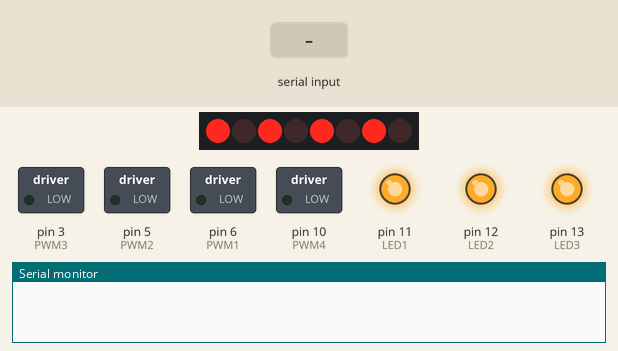
Bench run of a sketch on a simulated Arduino Uno, built with avr-gcc and run on an emulated ATmega328P. On the bench: 8 shift-register outputs drawn as a row of LEDs (first output left, lit = HIGH), switched loads named in the sketch (green lamp = pin HIGH), output pins drawn as LEDs (lit = HIGH), the last lines printed to the serial monitor. Wiring (inferred from the names in the program): shift register (74HC595): data pin 9; shift clock pin 7; latch pin 8. Wiring (inferred from the signals the program sends): row of LEDs: on Q0, Q1, Q2, Q3, Q4, Q5, Q6, Q7. The test bench sets the inputs (shaded band). Pins used as bus, display or sensor lines are not drawn.

Above: at 1.2 s.
1.3 s: "DOWN\n" received over Serial
At 1.9 s:
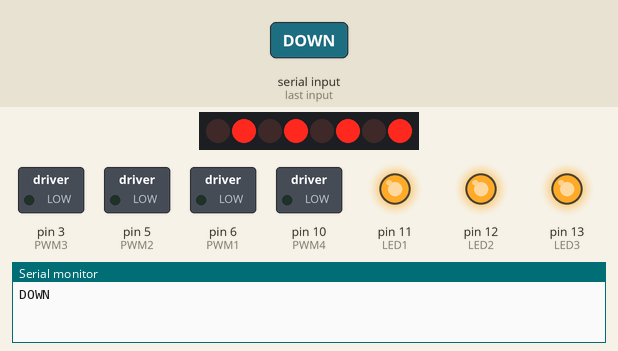
2.8 s: "LEFT\n" received over Serial
At 4.0 s:
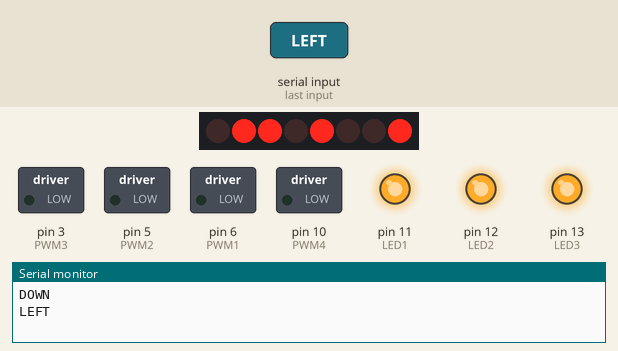
4.3 s: "RIGHT\n" received over Serial
At 5.5 s:
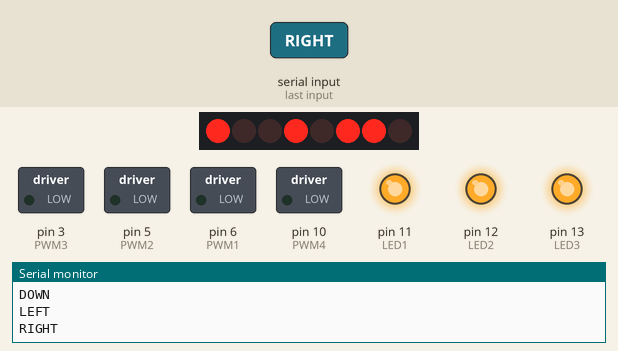
Timing chart, 0 to 7.3 s (numbered marks = the images above; inputs shaded):
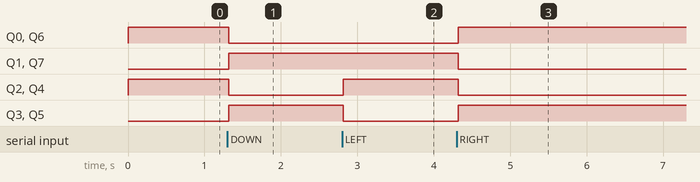

Measured:
- after the input at 1.3 s, Q0, Q2, Q4, Q6: HIGH → LOW at once; Q1, Q3, Q5, Q7: LOW → HIGH at once
- after the input at 2.8 s, Q2, Q4: LOW → HIGH at once; Q3, Q5: HIGH → LOW at once
- after the input at 4.3 s, Q0, Q3, Q5, Q6: LOW → HIGH at once; Q1, Q2, Q4, Q7: HIGH → LOW at once

The sketch:

arduino.ino
```cpp
#include <SoftwareSerial.h>


#define clockPin 7
#define latchPin  8    // Shift Register pins definition
#define dataPin  9

#define PWM4  10
#define PWM2  5    // PWN pins definition
#define PWM1  6
#define PWM3  3

const int UP = 1;
const int DOWN = 2;
const int LEFT = 3;
const int RIGHT  = 4;
const int UPR= 5;
const int UPL = 6;    // Constants
const int DL = 7;
const int DR = 8;
const int OP = 10;
const int OL = 9;
const int STOP = 12;

int readString;
int speed_= 200;
int serialData = 0;
int speedData = 0;
const int MAX_CMD_LENGTH = 10;
char cmd[MAX_CMD_LENGTH];
int cmdIndex;


int calculate(int s){
  if(s<0){
    return 0;           // Prevention from overflow
  }
  if(s>255){
    return 255;
  }
}

void up()
{
        digitalWrite(latchPin, LOW);
        shiftOut(dataPin, clockPin, MSBFIRST, B01010101 );
        digitalWrite(latchPin, HIGH);
        analogWrite(PWM1,calculate(speed_));
        analogWrite(PWM2,calculate(speed_));
        analogWrite(PWM3,calculate(speed_));
        analogWrite(PWM4,calculate(speed_));
}
void down()
{
        digitalWrite(latchPin, LOW);
        shiftOut(dataPin, clockPin, MSBFIRST, B10101010 );  //3124      10 - L | 01 - P
        digitalWrite(latchPin, HIGH);
        analogWrite(PWM1,calculate(speed_));
        analogWrite(PWM2,calculate(speed_));
        analogWrite(PWM3,calculate(speed_));
        analogWrite(PWM4,calculate(speed_));
}
void left()
{
        digitalWrite(latchPin, LOW);
        shiftOut(dataPin, clockPin, MSBFIRST, B10010110 );    //-1432
        digitalWrite(latchPin, HIGH);
        analogWrite(PWM1,calculate(speed_));
        analogWrite(PWM2,calculate(speed_));
        analogWrite(PWM3,calculate(speed_));
        analogWrite(PWM4,calculate(speed_));
}
void right()
{
        digitalWrite(latchPin, LOW);
        shiftOut(dataPin, clockPin, MSBFIRST, B01101001 );
        digitalWrite(latchPin, HIGH);
        analogWrite(PWM1,calculate(speed_));
        analogWrite(PWM2,calculate(speed_));
        analogWrite(PWM3,calculate(speed_));
        analogWrite(PWM4,calculate(speed_));
}
void rotate_left()
{
        digitalWrite(latchPin, LOW);
        shiftOut(dataPin, clockPin, MSBFIRST, B10100101 );
        digitalWrite(latchPin, HIGH);
        analogWrite(PWM1,calculate(speed_));
        analogWrite(PWM2,calculate(speed_));
        analogWrite(PWM3,calculate(speed_));
        analogWrite(PWM4,calculate(speed_));
}
void rotate_right()
{
        digitalWrite(latchPin, LOW);
        shiftOut(dataPin, clockPin, MSBFIRST, B01011010 );
        digitalWrite(latchPin, HIGH);
        analogWrite(PWM1,calculate(speed_));
        analogWrite(PWM2,calculate(speed_));
        analogWrite(PWM3,calculate(speed_));
        analogWrite(PWM4,calculate(speed_));
}
void up_right()
{
        digitalWrite(latchPin, LOW);
        shiftOut(dataPin, clockPin, MSBFIRST, B01010101 );
        digitalWrite(latchPin, HIGH);
        analogWrite(PWM1,calculate(speed_));
        analogWrite(PWM2,0);
        analogWrite(PWM3,calculate(speed_));
        analogWrite(PWM4,0);
}
void up_left()
{
        digitalWrite(latchPin, LOW);
        shiftOut(dataPin, clockPin, MSBFIRST, B10101010 );   // set up bit  -10p
        digitalWrite(latchPin, HIGH);                        // change rotate direction
        analogWrite(PWM1,0);
        analogWrite(PWM2,calculate(speed_));              // set up individual motors speed
        analogWrite(PWM3,0);
        analogWrite(PWM4,calculate(speed_));
}
void down_right()
{
        digitalWrite(latchPin, LOW);
        shiftOut(dataPin, clockPin, MSBFIRST, B10101010 );
        digitalWrite(latchPin, HIGH);
        analogWrite(PWM1,0);
        analogWrite(PWM2,calculate(speed_));
        analogWrite(PWM3,0);
        analogWrite(PWM4,calculate(speed_));
}
void down_left()
{
        digitalWrite(latchPin, LOW);
        shiftOut(dataPin, clockPin, MSBFIRST, B10101010 );
        digitalWrite(latchPin, HIGH);
        analogWrite(PWM1,calculate(speed_));
        analogWrite(PWM2,0);
        analogWrite(PWM3,calculate(speed_));
        analogWrite(PWM4,0);
}
void stop_()
{
        digitalWrite(latchPin, LOW);
        shiftOut(dataPin, clockPin, MSBFIRST, B01010101 );
        digitalWrite(latchPin, HIGH);
        analogWrite(PWM1,0);
        analogWrite(PWM2,0);
        analogWrite(PWM3,0);
        analogWrite(PWM4,0);
}
void setup(){
  Serial.begin(9600); // speed of data transmition
  cmdIndex = 0;
  pinMode(3, OUTPUT); //PWM4
  pinMode(5, OUTPUT); //PWM2
  pinMode(6, OUTPUT); //PWM3
  pinMode(10, OUTPUT); //PWM1
  pinMode(11, OUTPUT); //LED1
  pinMode(12, OUTPUT); //LED2
  pinMode(13, OUTPUT); //LED3
  pinMode(clockPin, OUTPUT);
  pinMode(latchPin, OUTPUT);
  pinMode(dataPin, OUTPUT);
  digitalWrite(11, HIGH);
  digitalWrite(12, HIGH); // diode - high
  digitalWrite(13, HIGH);
  stop_();
}

void loop(){

while(Serial.available() > 0)
{
 delay(3);
 char byteIn = Serial.read();
 cmd[cmdIndex] = byteIn;
 if(byteIn=='\n'){
        //command finished
        cmd[cmdIndex] = '\0';
        Serial.println(cmd);
        cmdIndex = 0;
        break;
 } else {
  if(cmdIndex++ >= MAX_CMD_LENGTH){
          cmdIndex = 0;
  }
 }
 serialData=1;
 speed_ = speedData;
}

if(serialData>0)
{
  if(strcmp(cmd, "UP")  == 0){
    readString = 1;
    }
    if(strcmp(cmd, "DOWN")  == 0){
      readString = 2;
     }
      if(strcmp(cmd, "LEFT")  == 0){
        readString = 3;
       }
        if(strcmp(cmd, "RIGHT")  == 0){
          readString = 4;
         }
           if(strcmp(cmd, "UPRIGHT")  == 0){
            readString = 5;
            }
             if(strcmp(cmd, "UPLEFT")  == 0){
              readString = 6;
              }
               if(strcmp(cmd, "DOWNLEFT")  == 0){
                readString = 7;
                }
                 if(strcmp(cmd, "DOWNRIGHT")  == 0){
                  readString = 8;
                  }
                   if(strcmp(cmd, "RLEFT")  == 0){
                    readString = 9;
                    }
                      if(strcmp(cmd, "RRIGHT")  == 0){
                        readString = 10;
                      }
  if(strcmp(cmd, "STOP")  == 0){
    readString = 12;
  }
    if(strcmp(cmd, "SLOW")  == 0){
     readString = 13;
     }
        if(strcmp(cmd, "FAST")  == 0){
              readString = 13;
        }

switch(readString){
case 1: up();  break;
case 2: down();  break;
case 3: left();  break;
case 4: right();  break;
case 5: up_right();  break;
case 6: up_left();  break;
case 7: down_left();  break;
case 8: down_right();  break;
case 9: rotate_left();  break;
case 10: rotate_right();  break;
case 12: stop_();  break;
case 13: speedData = 150;  break;
case 14: speedData = 225;  break;
default:
      break;
}
serialData=0;              // reset variables
readString=0;

}
}
```
